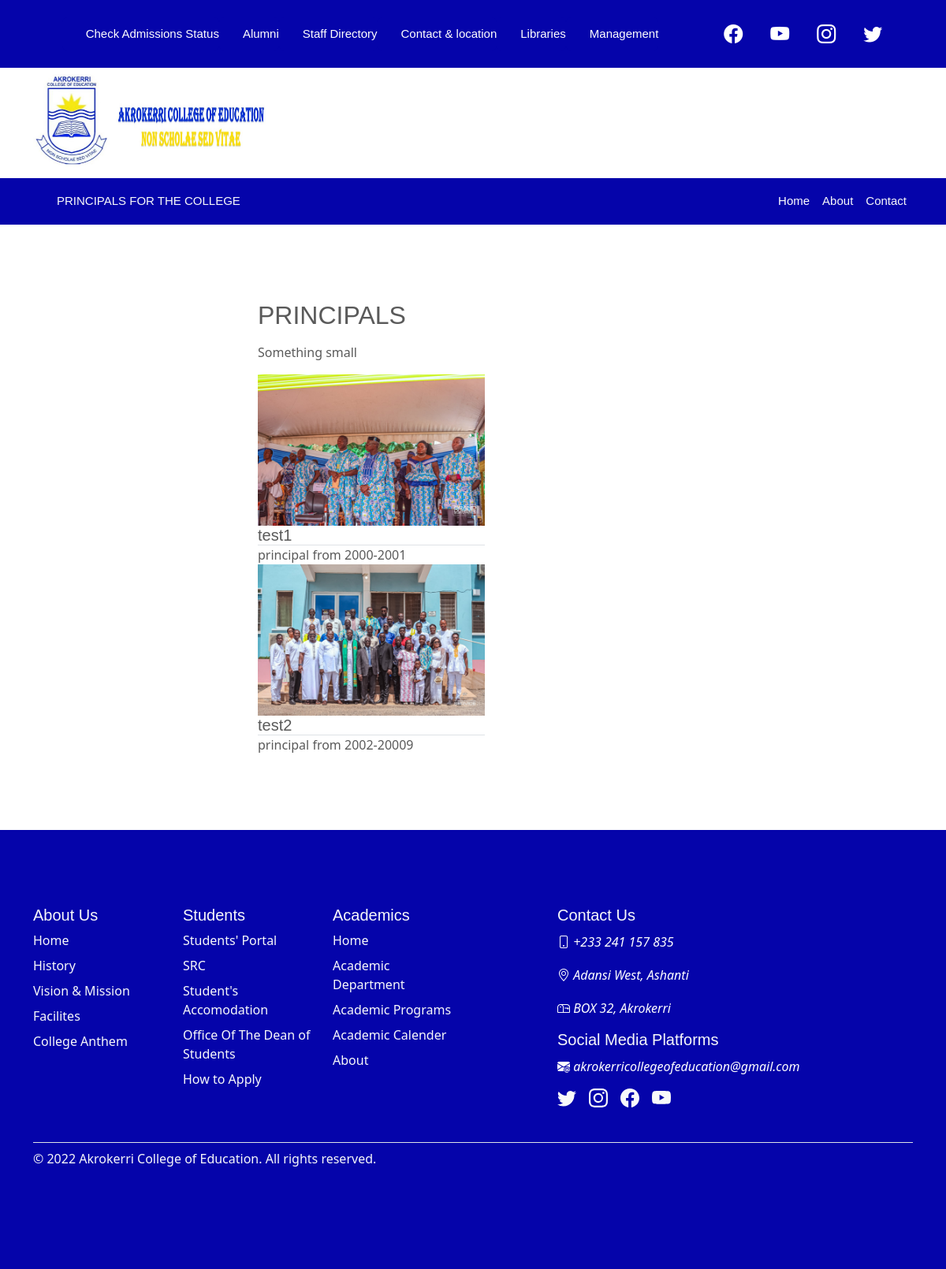
/main/past-principals, run on the app's committed database.
### main/models.py (models this page shows, shortened)
class Principal(models.Model):
    header = models.CharField(max_length=100,null=False,blank=True)
    bio = HTMLField(null=True, blank=True)

class PrincipalImage(models.Model):
    principal_for = models.ForeignKey(Principal, default=None,on_delete=models.CASCADE)
    photo = models.ImageField(upload_to='media/principal', null=True, blank=True)
    name = models.CharField(max_length=100, blank=True, null=True)
    year = models.CharField(max_length=100, blank=True, null=True)
    title = models.CharField(max_length=100, blank=True, null=True)

### main/views.py (the view)
def principal(request, *args, **kwargs):
    principal = Principal.objects.filter(pk=1)[:1].get()
    principalImage =PrincipalImage.objects.filter(principal_for=principal)
    context = {
        "principal":principal,
        "principalImage":principalImage
    }
    return render(request, 'about/principal.html',context)

### main/templates/about/principal.html (shortened to what this page needs)
{% extends 'base.html' %}
{% load static %}
{% block content %}
{% include "home/header.html" %}
 <nav class="navbar navbar-expand-lg navbar-dark bg-col " aria-label="Twelfth navbar example">
    <div class="container">
        <a class="navbar-brand text-light" href="#!">PRINCIPALS FOR THE COLLEGE</a>
        <div class="collapse navbar-collapse" id="navbarSupportedContent">
            <ul class="navbar-nav ms-auto mb-2 mb-lg-0">
                <li class="nav-item"><a class="nav-link active" aria-current="page" href="#!">Home</a></li>
                <li class="nav-item"><a class="nav-link text-light" href="#!">About</a></li>
                <li class="nav-item"><a class="nav-link text-light" href="#!">Contact</a></li>
            </ul>
        </div>
    </div>
</nav>
<section class="py-5">
    <div class="container my-5">
        <div class="row justify-content-center">
            <div class="col-lg-6 col-md-8">
                <h2>{{principal.header}}</h2>
                <p class="lead">{{principal.bio|safe}}</p>
                {% for image in principalImage %}
                 <div class="col-md-6 col-sm-12" style="width: 18rem;">
                    <img src="{{image.photo.url}}" class="card-img-top" alt="...">
                    <div class="card-body">
                      <h5 class="card-title border-bottom">{{image.name}}</h5>
                      <p class="card-text">{{image.title}} from {{image.year}}</p>
                    </div>
                  </div>
                  {% endfor %}
            </div>
        </div>
    </div>
</section>
{% endblock content %}

### main/static/desk.css (style rules this page uses)
section { padding: 60px 0; overflow: hidden; }

### main/templates/home/head.html (style rules this page uses)
body { padding-top: 0rem; padding-bottom: 0rem; color: #5a5a5a; }
.nav-link { display: block; padding: var(--bs-nav-link-padding-y) var(--bs-nav-link-padding-x); font-size: var(--bs-nav-link-font-size); font-weight: var(--bs-nav-link-font-weight); color: #0504aa; text-decoration: none; transition: color .15s ease-in-out,background-color .15s ease-in-out,border-color .15s ease-in-out; }
.bg-col { background-color: #0504aa; }
a { color: #0504aa;; text-decoration: none; }
h1, h2, h3, h4, h5, h6 { font-family: "Raleway", sans-serif; }
.navbar ul { align-items: center; }
.navbar a, .navbar a:focus { display: flex; align-items: center; justify-content: space-between; padding: 10px 0 10px 30px; font-family: "Poppins", sans-serif; font-size: 15px; font-weight: 500; color: #37423b; white-space: nowrap; transition: 0.3s; }
.navbar a:hover, .navbar .active, .navbar .active:focus, .navbar li:hover>a { color: #5fcf80; }

### data on the page
Principal: header "PRINCIPALS", bio "Something small"
PrincipalImage: photo (picture), name "test1", title "principal", year "2000-2001"
PrincipalImage: photo (picture), name "test2", title "principal", year "2002-20009"
